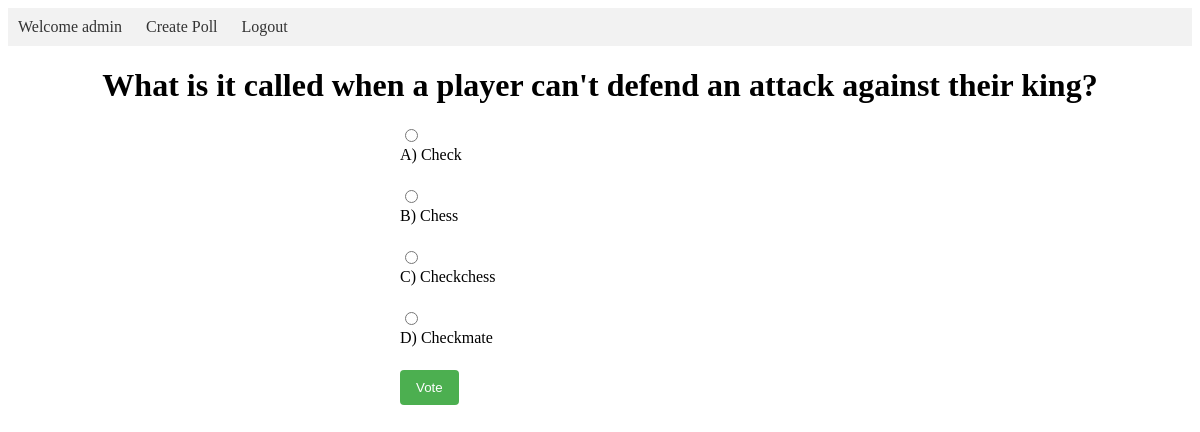
Screenshot of /12/ (signed in) with the database file from the repository.
### polls/models.py (models this page shows, shortened)
class Poll(models.Model):
    question = models.CharField(max_length=200)

class Choice(models.Model):
    poll = models.ForeignKey(Poll, on_delete=models.CASCADE)
    choice_text = models.CharField(max_length=200)
    votes = models.IntegerField(default=0)

### polls/views.py (the view, shortened to what this page needs)
# urls.py: path('<int:poll_id>/', PollDetailView.as_view(), name='detail'),
class PollDetailView(View):
    def get(self, request, poll_id):
        poll = get_object_or_404(Poll, pk=poll_id)
        choices = poll.choice_set.all()
        voted_choice = request.session.get(f'voted_choice_{poll_id}')
        return render(request, 'polls/poll_detail.html', {'poll': poll, 'choices': choices, 'voted_choice': voted_choice})

### polls/templates/polls/poll_detail.html (shortened to what this page needs)
{% extends 'polls/base.html' %}
{% block content %}
<h1>{{ poll.question }}</h1>
{% if user.is_authenticated %}
  {% if voted_choice %}
    <p>You have already voted.</p>
  {% else %}
    <form action="{% url 'polls:detail' poll_id=poll.id %}" method="post">
      {% for choice in choices %}
        <input type="radio" name="choice" id="choice{{ choice.id }}" value="{{ choice.id }}">
        <label for="choice{{ choice.id }}">{{ choice.choice_text }}</label><br>
      {% endfor %}
      <button type="submit">Vote</button>
    </form>
  {% endif %}
{% else %}
  <p>You must be logged in to vote. <a href="{% url 'polls:login' %}">Login</a></p>
{% endif %}
{% endblock %}

### polls/templates/polls/base.html (shortened to what this page needs)
{% load static %}
<!DOCTYPE html>
<html lang="en">
<head>
    <link rel="stylesheet" type="text/css" href="{% static 'polls/style.css' %}">
</head>
<body>
  <nav>
    <ul>
      {% if user.is_authenticated %}
      <li><a href="{% url 'polls:list' %}">Welcome {{user.username}}</a></li>
        <li><a href="{% url 'polls:create' %}">Create Poll</a></li>
        <li><a href="{% url 'polls:logout' %}">Logout</a></li>
      {% else %}
      <li><a href="{% url 'polls:list' %}">Home</a></li>
        <li><a href="{% url 'polls:login' %}">Login</a></li>
        <li><a href="{% url 'polls:register' %}">Register</a></li>
      {% endif %}
    </ul>
  </nav>
    {% block content %}
    {% endblock %}
</body>
</html>

### polls/static/polls/style.css (style rules this page uses)
nav { background-color: #f2f2f2; }
nav ul { list-style-type: none; margin: 0; padding: 0; }
nav ul li { display: inline; }
nav ul li a { display: inline-block; padding: 10px; text-decoration: none; color: #333; }
form { max-width: 400px; margin: 0 auto; }
h1 { text-align: center; }
form label { display: block; margin-bottom: 5px; }
form button[type="submit"] { background-color: #4CAF50; color: white; padding: 10px 16px; border: none; border-radius: 4px; cursor: pointer; }

### rows the page displays
Poll: question "What is it called when a player can't defend an attack against their king?"
Choice: choice_text "A) Check"
Choice: choice_text "B) Chess"
Choice: choice_text "C) Checkchess"
Choice: choice_text "D) Checkmate"

### other values shown
{{ user.username }} "admin"
